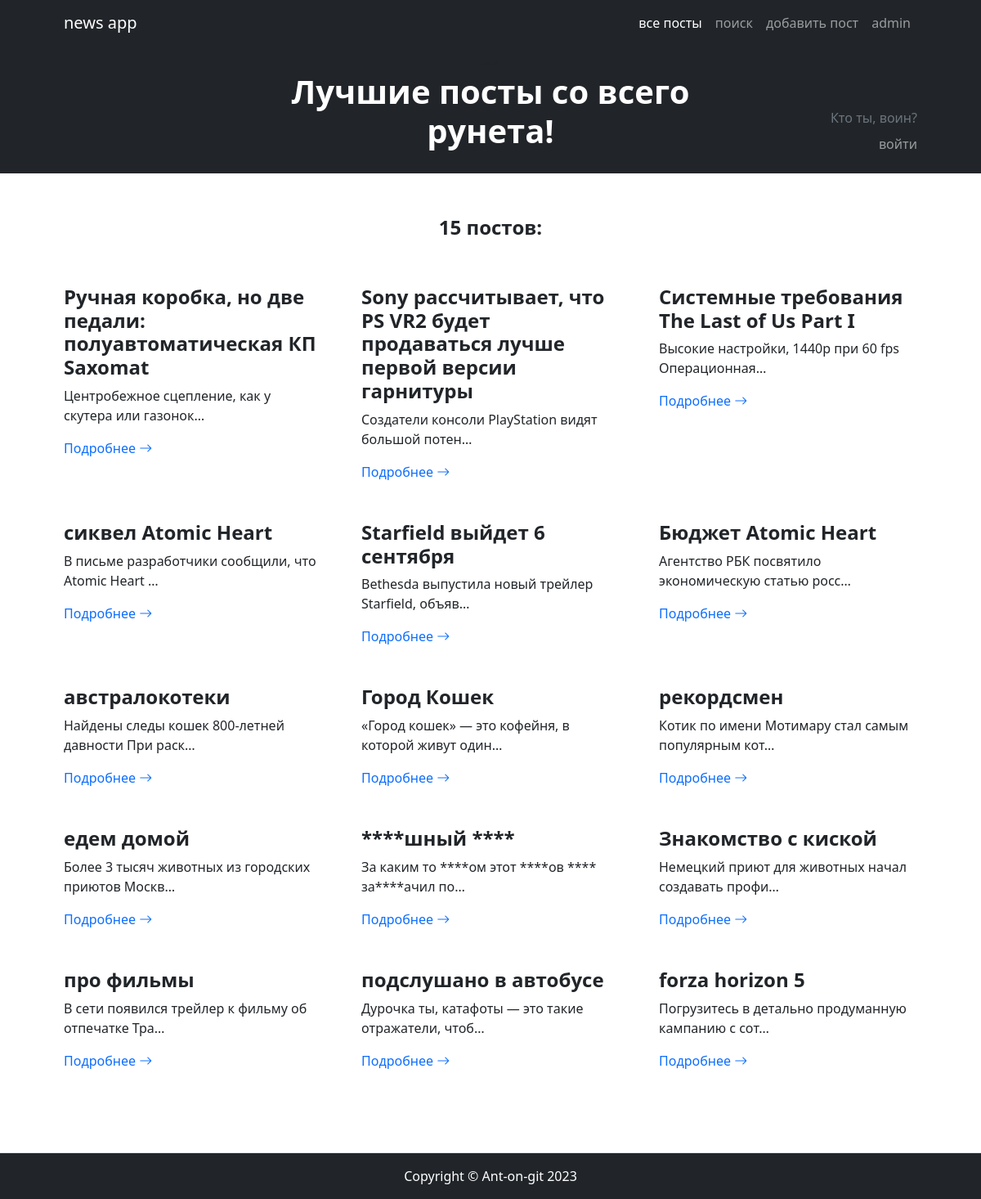
The app's page /, older data.
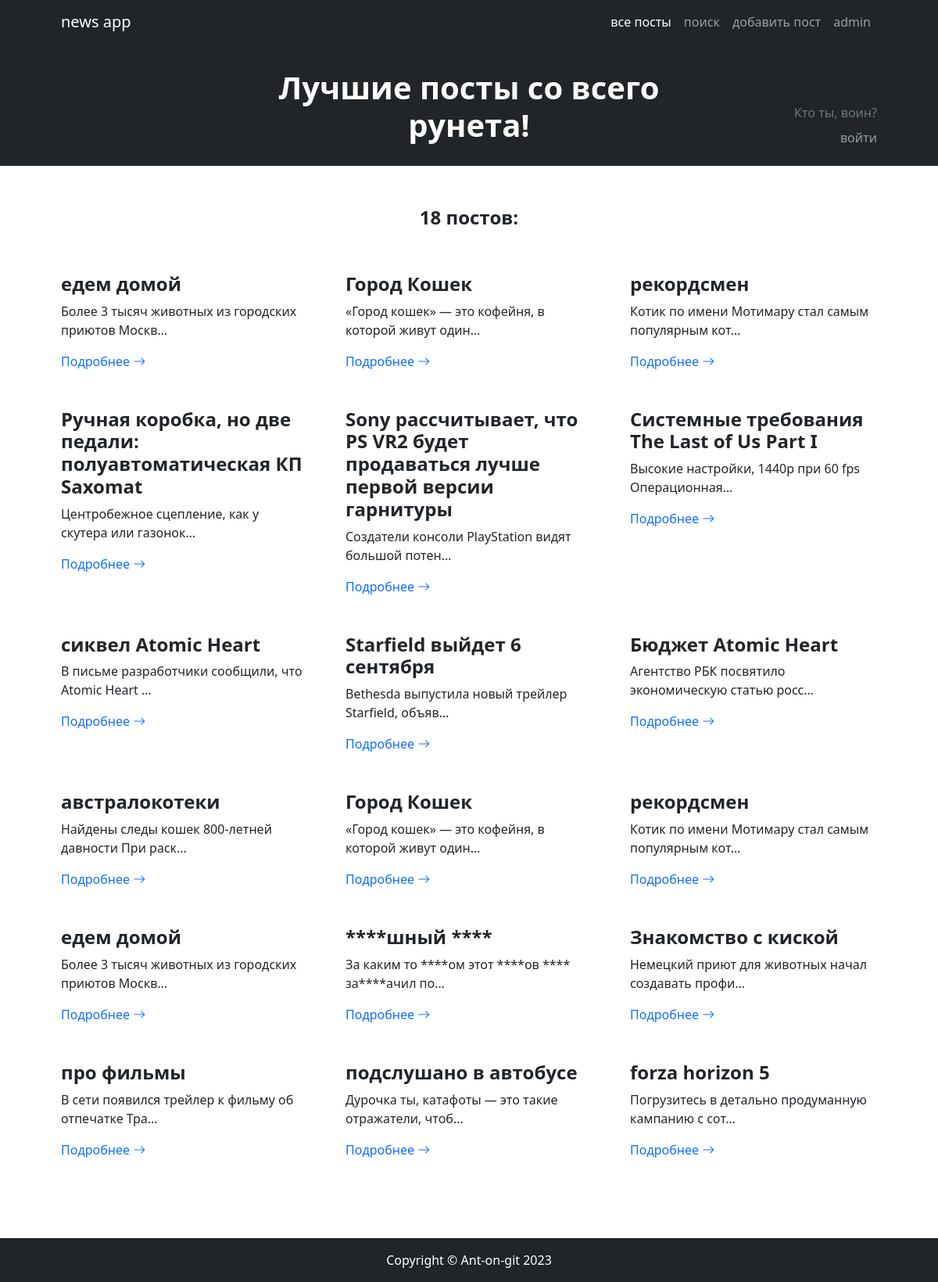
The same page, newer data.
### news/models.py (models this page shows, shortened)
class Post(models.Model):
    class Types(models.TextChoices):
        article = 'статья', 'статья'
        news = 'новость', 'новость'
    type = models.CharField(max_length=7, choices=Types.choices, default=Types.article)
    datetime_create = models.DateTimeField(auto_now_add=True)
    title = models.CharField(max_length=255)
    text = models.TextField()
    rating = models.IntegerField(default=0)
    author = models.ForeignKey('Author', on_delete=models.CASCADE)
    category = models.ManyToManyField('Category', through='PostCategory')

### news/views.py (the view)
# urls.py: path('', PostList.as_view()),
class PostList(ListView):
    model = Post
    template_name = 'postList.html'
    context_object_name = 'postList'
    queryset = Post.objects.order_by('-id')  # queryset встроенная переменная, по умолчанию забирает
    def get_context_data(self, **kwargs):
        context = super().get_context_data(**kwargs)
        user = self.request.user
        if self.request.user.is_authenticated:
            context['username'] = user.username if user.username else user.email
            context['is_not_author'] = not user.groups.filter(name='authors').exists()
            context['links'] = ({'class': 'text-secondary', 'href': '/edit', 'text': 'редактировать'},
                                {'class': 'text-danger', 'href': '/delete', 'text': 'удалить'})
        return context

### news/templatetags/custom_filters.py (called while the page is built)
@register.filter(name='postwordEnding')
def postwordEnding(postList):
    word = 'пост'
    endings = ['а', 'ов']
    length = len(postList)
    if 11 <= length <= 20 or 5 <= length % 10 <= 9 or length % 10 == 0:
        res = f'{length} {word + endings[1]}'
    elif length % 10 == 1:
        res = f'{length} {word}'
    else:
        res = f'{length} {word + endings[0]}'
    return res

@register.filter(name='censor')
def censor(text):
    negative_words = ['хрен', 'жопа', 'жопе']
    word_list = text.split()
    for i, word in enumerate(word_list):
        for negative in negative_words:
            if negative in word.lower():
                start_ind = word.lower().find(negative)
                end_ind = start_ind + len(negative)
                word_list[i] = word[:start_ind] + '*' * len(negative) + word[end_ind:]
    return ' '.join(word_list)

### templates/postList.html (shortened to what this page needs)
{% extends 'default.html' %}
{% load custom_filters %}
{% block page_preview %}
  <div class="text-center my-1">-->
      <h1 class="display-6 fw-bold text-white mb-2">
          Лучшие посты со всего рунета!
      </h1>
  </div>
{% endblock page_preview %}
{% block default_content %}
    <section class="py-1 border-bottom" id="features">
        <div class="container px-5 my-5">
            <div class="row gx-5">
                {% if postList %}
                    <div class="col-lg-12 mb-5">
                        <p class="h4 fw-bolder text-center">{{ postList | postwordEnding }}:</p>
                    </div>
                    {% for post in postList %}
                        <div class="col-lg-4 mb-5">
                            <h2 class="h4 fw-bolder">{{ post.title | censor }}</h2>
                            <p>{{ post.text | truncatechars:50 | censor }}</p>
                            <a class="text-decoration-none" href="{{ post.pk }}">
                                Подробнее
                                <i class="bi bi-arrow-right"></i>
                            </a>
                        </div>
                    {% endfor %}
                {% else %}
                    <div class="col-lg-12 mb-5">
                        <h2 class="h4 fw-bolder text-center">Постов нет =(</h2>
                    </div>
                {% endif %}
            </div>
        </div>
    </section>
{% endblock default_content %}

Row changes from the older to the newer data that the page shows:
added Post: title|censor "едем домой", text|censor "Более 3 тысяч животных из городских приютов Москв…"
added Post: title|censor "Город Кошек", text|censor "«Город кошек» — это кофейня, в которой живут один…"
added Post: title|censor "рекордсмен", text|censor "Котик по имени Мотимару стал самым популярным кот…"
Text that changed along with them:
{{ postList | postwordEnding }}: "15 постов" → "18 постов"
